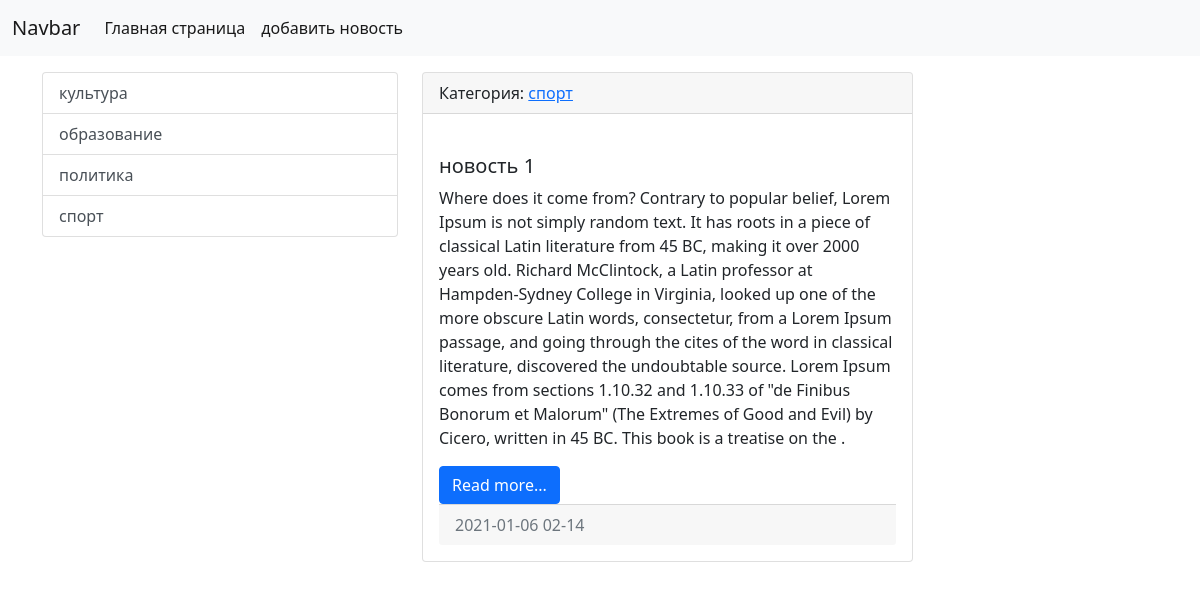
The app's page /category/2/ with its own data.
### news/models.py (models this page shows, shortened)
class Category(models.Model):
    title = models.CharField(max_length=150, db_index=True, verbose_name='наименование категории')
    def __str__(self):
        return self.title
    class Meta:
        verbose_name = "категория"
        verbose_name_plural = "категорти"
        ordering = ["title"]

class News(models.Model):
    title = models.CharField(max_length=150, verbose_name='наименование')
    content = models.TextField(blank=True, verbose_name='контент')
    created_at = models.DateTimeField(auto_now_add=True, verbose_name='дата публикации')
    updated_at = models.DateTimeField(auto_now=True, verbose_name='обновлено')
    photo = models.ImageField(upload_to='photo/%Y/%m/%d/', verbose_name='фото', blank=True)
    is_published = models.BooleanField(default=True, verbose_name='опубликовано')
    category = models.ForeignKey('Category', on_delete=models.PROTECT, null=True, verbose_name='Категория')
    class Meta:
        verbose_name = "Новость"
        verbose_name_plural = "Новости"
        ordering = ["-created_at"]

### news/views.py (the view)
# urls.py: path('category/<int:category_id>/', get_category, name='category'),
def get_category(request, category_id):
    news = News.objects.filter(category_id=category_id)
    category = Category.objects.get(pk=category_id)
    return render(request, 'news/category.html', {'news': news, 'category': category})

### news/templatetags/news_tags.py (called while the page is built)
@register.inclusion_tag('news/list_categories.html')
def show_categories():
    categories = Category.objects.all()
    return {'categories': categories,}

### news/templates/News/category.html (shortened to what this page needs)
{% extends 'base.html' %}
{% block sidebar %}
    {% include 'inc/_sidebar.html' %}
{% endblock %}
{% block content %}
        <div class="col-md-8">
            {% for item in news %}
                <div class="card mb-3">
                      <div class="card-header">
                          Категория: <a href="{% url 'category' item.category.pk %}">{{ item.category }}</a>
                      </div>
                      <div class="card-body">
                          <div class="media">
                              <div class="media-body">
                                  <h5 class="card-title">{{ item.title }}</h5>
                                  <p class="card-text">{{ item.content }}</p>
                                  <a href="#" class="btn btn-primary">Read more...</a>
                              </div>
                  <div class="card-footer text-muted">
                    {{ item.created_at|date:"Y-m-d H-i" }}
                  </div>
                </div>
            {% endfor %}
            </div>
        </div>
    </div>
{% endblock %}

### news/templates/News/list_categories.html
<div class="list-group">
     {% for item in categories %}
        <a href="{% url 'category' item.pk %}" class="list-group-item list-group-item-action">{{ item.title }}</a>
     {% endfor %}
 </div>

### records on screen
Category: title "культура"
Category: title "образование"
Category: title "политика"
Category: title "спорт"
News: category "спорт", title "новость 1", content "Where does it come from? Contrary to popular belief, Lorem Ipsum is not simply random text. It has roots in a piece of classical Latin literature from 45 BC, making it over 2000 years old. Richard McClintock, a Latin professor at Hampden-Sydney College in Virginia, looked up one of the more obscure Latin words, consectetur, from a Lorem Ipsum passage, and going through the cites of the word in classical literature, discovered the undoubtable source. Lorem Ipsum comes from sections 1.10.32 and 1.10.33 of \"de Finibus Bonorum et Malorum\" (The Extremes of Good and Evil) by Cicero, written in 45 BC. This book is a treatise on the .", created_at "2021-01-06 02-14"
